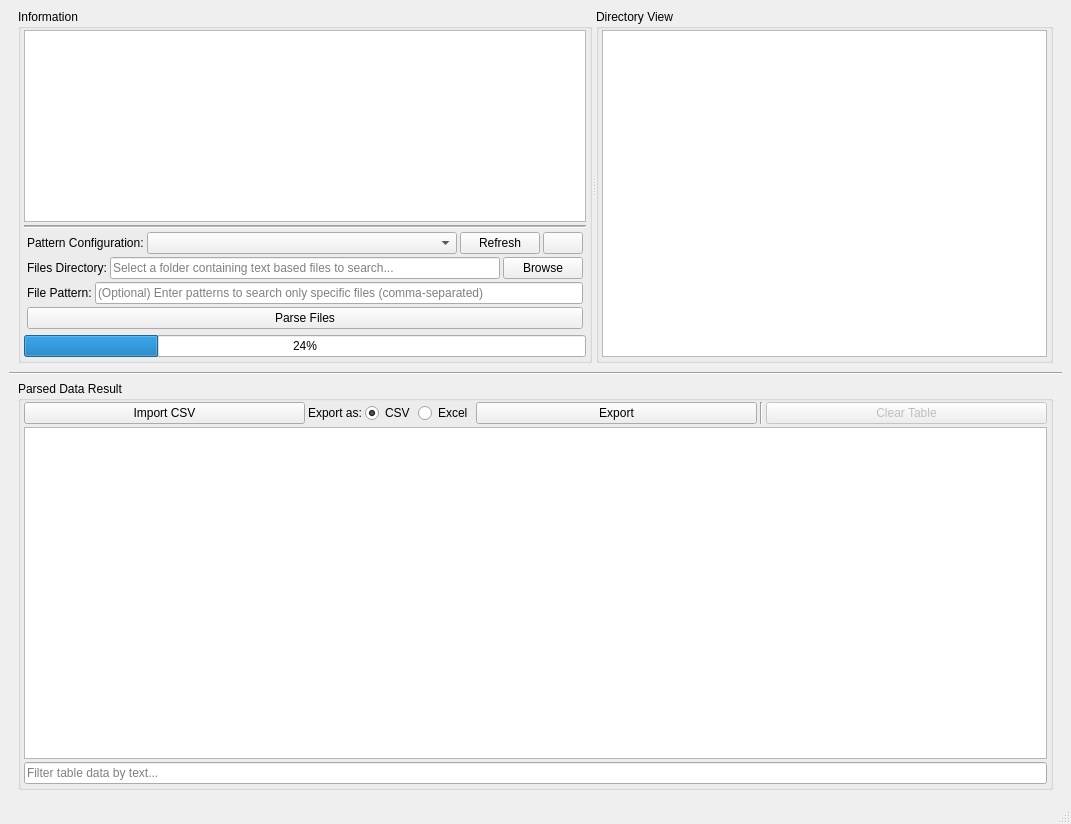
<?xml version="1.0" encoding="UTF-8"?>
<ui version="4.0">
 <class>MainWindow</class>
 <widget class="QMainWindow" name="MainWindow">
  <property name="geometry">
   <rect>
    <x>0</x>
    <y>0</y>
    <width>1071</width>
    <height>824</height>
   </rect>
  </property>
  <property name="windowTitle">
   <string>Lobster Log Reporter</string>
  </property>
  <property name="windowIcon">
   <iconset resource="../../qrc/LobsterLogReporter.qrc">
    <normaloff>:/media/icon/app-icon.ico</normaloff>:/media/icon/app-icon.ico</iconset>
  </property>
  <property name="iconSize">
   <size>
    <width>64</width>
    <height>64</height>
   </size>
  </property>
  <widget class="QWidget" name="centralwidget">
   <layout class="QVBoxLayout" name="verticalLayout">
    <item>
     <widget class="QWidget" name="widgetTop" native="true">
      <layout class="QVBoxLayout" name="verticalLayout_11">
       <property name="topMargin">
        <number>0</number>
       </property>
       <property name="bottomMargin">
        <number>3</number>
       </property>
       <item>
        <widget class="QSplitter" name="splitterTop">
         <property name="minimumSize">
          <size>
           <width>0</width>
           <height>300</height>
          </size>
         </property>
         <property name="orientation">
          <enum>Qt::Orientation::Horizontal</enum>
         </property>
         <widget class="QGroupBox" name="verticalGroupBox_information">
          <property name="title">
           <string>Information</string>
          </property>
          <property name="flat">
           <bool>false</bool>
          </property>
          <layout class="QVBoxLayout" name="verticalLeftLogView">
           <property name="spacing">
            <number>3</number>
           </property>
           <property name="leftMargin">
            <number>3</number>
           </property>
           <property name="topMargin">
            <number>1</number>
           </property>
           <property name="rightMargin">
            <number>3</number>
           </property>
           <property name="bottomMargin">
            <number>3</number>
           </property>
           <item>
            <widget class="QTextEdit" name="text_edit_program_output">
             <property name="minimumSize">
              <size>
               <width>0</width>
               <height>0</height>
              </size>
             </property>
             <property name="lineWrapMode">
              <enum>QTextEdit::LineWrapMode::NoWrap</enum>
             </property>
            </widget>
           </item>
           <item>
            <widget class="Line" name="line_separator">
             <property name="windowModality">
              <enum>Qt::WindowModality::NonModal</enum>
             </property>
             <property name="frameShadow">
              <enum>QFrame::Shadow::Sunken</enum>
             </property>
             <property name="lineWidth">
              <number>1</number>
             </property>
             <property name="midLineWidth">
              <number>1</number>
             </property>
             <property name="orientation">
              <enum>Qt::Orientation::Horizontal</enum>
             </property>
            </widget>
           </item>
           <item>
            <widget class="QWidget" name="widget_configuration" native="true">
             <property name="maximumSize">
              <size>
               <width>16777215</width>
               <height>16777215</height>
              </size>
             </property>
             <layout class="QVBoxLayout" name="verticalLayout_3">
              <property name="spacing">
               <number>3</number>
              </property>
              <property name="leftMargin">
               <number>3</number>
              </property>
              <property name="topMargin">
               <number>1</number>
              </property>
              <property name="rightMargin">
               <number>3</number>
              </property>
              <property name="bottomMargin">
               <number>3</number>
              </property>
              <item>
               <layout class="QHBoxLayout" name="horizontalLayout_2">
                <item>
                 <widget class="QLabel" name="label_pattern_configuration">
                  <property name="sizePolicy">
                   <sizepolicy hsizetype="Preferred" vsizetype="Preferred">
                    <horstretch>0</horstretch>
                    <verstretch>0</verstretch>
                   </sizepolicy>
                  </property>
                  <property name="text">
                   <string>Pattern Configuration:</string>
                  </property>
                 </widget>
                </item>
                <item>
                 <widget class="QComboBox" name="combobox_configuration">
                  <property name="sizePolicy">
                   <sizepolicy hsizetype="Expanding" vsizetype="Fixed">
                    <horstretch>0</horstretch>
                    <verstretch>0</verstretch>
                   </sizepolicy>
                  </property>
                 </widget>
                </item>
                <item>
                 <widget class="QPushButton" name="button_refresh_configuration">
                  <property name="toolTip">
                   <string>Refresh the üatterns if new files were added to the patterns folder.</string>
                  </property>
                  <property name="text">
                   <string>Refresh</string>
                  </property>
                  <property name="icon">
                   <iconset theme="QIcon::ThemeIcon::ViewRefresh"/>
                  </property>
                 </widget>
                </item>
                <item>
                 <widget class="QPushButton" name="button_pattern_configuration_info">
                  <property name="toolTip">
                   <string>Show relevant info about the selected pattern configuration.</string>
                  </property>
                  <property name="text">
                   <string/>
                  </property>
                  <property name="icon">
                   <iconset theme="QIcon::ThemeIcon::HelpAbout"/>
                  </property>
                 </widget>
                </item>
               </layout>
              </item>
              <item>
               <layout class="QHBoxLayout" name="horizontalLayout_3">
                <item>
                 <widget class="QLabel" name="label_files_directory">
                  <property name="text">
                   <string>Files Directory:</string>
                  </property>
                 </widget>
                </item>
                <item>
                 <widget class="QLineEdit" name="input_browse_folder">
                  <property name="placeholderText">
                   <string>Select a folder containing text based files to search...</string>
                  </property>
                 </widget>
                </item>
                <item>
                 <widget class="QPushButton" name="button_browse_folder">
                  <property name="toolTip">
                   <string>Browse folder directory.</string>
                  </property>
                  <property name="text">
                   <string>Browse</string>
                  </property>
                 </widget>
                </item>
               </layout>
              </item>
              <item>
               <layout class="QHBoxLayout" name="horizontalLayout_04">
                <item>
                 <widget class="QLabel" name="label_file_pattern">
                  <property name="sizePolicy">
                   <sizepolicy hsizetype="Minimum" vsizetype="Preferred">
                    <horstretch>0</horstretch>
                    <verstretch>0</verstretch>
                   </sizepolicy>
                  </property>
                  <property name="minimumSize">
                   <size>
                    <width>0</width>
                    <height>0</height>
                   </size>
                  </property>
                  <property name="text">
                   <string>File Pattern:</string>
                  </property>
                 </widget>
                </item>
                <item>
                 <widget class="QLineEdit" name="input_file_pattern">
                  <property name="minimumSize">
                   <size>
                    <width>0</width>
                    <height>0</height>
                   </size>
                  </property>
                  <property name="placeholderText">
                   <string>(Optional) Enter patterns to search only specific files (comma-separated)</string>
                  </property>
                  <property name="clearButtonEnabled">
                   <bool>true</bool>
                  </property>
                 </widget>
                </item>
               </layout>
              </item>
              <item>
               <widget class="QPushButton" name="button_parse_files">
                <property name="toolTip">
                 <string>Parse and search the found files in the folder and display it's results into the table below.</string>
                </property>
                <property name="text">
                 <string>Parse Files</string>
                </property>
               </widget>
              </item>
             </layout>
            </widget>
           </item>
           <item>
            <widget class="QProgressBar" name="progressbar">
             <property name="value">
              <number>24</number>
             </property>
            </widget>
           </item>
          </layout>
         </widget>
         <widget class="QGroupBox" name="verticalGroupBox_directory_view">
          <property name="title">
           <string>Directory View</string>
          </property>
          <layout class="QVBoxLayout" name="verticalRightTreeView">
           <property name="spacing">
            <number>3</number>
           </property>
           <property name="leftMargin">
            <number>3</number>
           </property>
           <property name="topMargin">
            <number>1</number>
           </property>
           <property name="rightMargin">
            <number>3</number>
           </property>
           <property name="bottomMargin">
            <number>3</number>
           </property>
           <item>
            <widget class="QTreeView" name="treeview_directory_view"/>
           </item>
          </layout>
         </widget>
        </widget>
       </item>
      </layout>
     </widget>
    </item>
    <item>
     <widget class="Line" name="line">
      <property name="orientation">
       <enum>Qt::Orientation::Horizontal</enum>
      </property>
     </widget>
    </item>
    <item>
     <widget class="QWidget" name="widgetBottom" native="true">
      <layout class="QVBoxLayout" name="verticalLayout_4">
       <property name="topMargin">
        <number>0</number>
       </property>
       <property name="bottomMargin">
        <number>3</number>
       </property>
       <item>
        <widget class="QGroupBox" name="groupBox_parsed_data_result">
         <property name="title">
          <string>Parsed Data Result</string>
         </property>
         <layout class="QVBoxLayout" name="verticalLayout_2">
          <property name="spacing">
           <number>3</number>
          </property>
          <property name="sizeConstraint">
           <enum>QLayout::SizeConstraint::SetDefaultConstraint</enum>
          </property>
          <property name="leftMargin">
           <number>3</number>
          </property>
          <property name="topMargin">
           <number>1</number>
          </property>
          <property name="rightMargin">
           <number>3</number>
          </property>
          <property name="bottomMargin">
           <number>3</number>
          </property>
          <item>
           <layout class="QHBoxLayout" name="horizontalLayout_4">
            <item>
             <widget class="QPushButton" name="button_import_csv">
              <property name="toolTip">
               <string>Import a CSV file into the table.</string>
              </property>
              <property name="text">
               <string>Import CSV</string>
              </property>
              <property name="icon">
               <iconset theme="QIcon::ThemeIcon::InsertLink"/>
              </property>
             </widget>
            </item>
            <item>
             <widget class="QLabel" name="label_export_as">
              <property name="sizePolicy">
               <sizepolicy hsizetype="Maximum" vsizetype="Preferred">
                <horstretch>0</horstretch>
                <verstretch>0</verstretch>
               </sizepolicy>
              </property>
              <property name="text">
               <string>Export as:</string>
              </property>
             </widget>
            </item>
            <item>
             <widget class="QRadioButton" name="radiobutton_csv">
              <property name="sizePolicy">
               <sizepolicy hsizetype="Maximum" vsizetype="Fixed">
                <horstretch>0</horstretch>
                <verstretch>0</verstretch>
               </sizepolicy>
              </property>
              <property name="text">
               <string>CSV</string>
              </property>
              <property name="checked">
               <bool>true</bool>
              </property>
             </widget>
            </item>
            <item>
             <widget class="QRadioButton" name="radiobutton_excel">
              <property name="sizePolicy">
               <sizepolicy hsizetype="Maximum" vsizetype="Fixed">
                <horstretch>0</horstretch>
                <verstretch>0</verstretch>
               </sizepolicy>
              </property>
              <property name="text">
               <string>Excel</string>
              </property>
             </widget>
            </item>
            <item>
             <widget class="QPushButton" name="button_export">
              <property name="toolTip">
               <string>Export the table data.</string>
              </property>
              <property name="text">
               <string>Export</string>
              </property>
             </widget>
            </item>
            <item>
             <widget class="Line" name="line_separator_vertical">
              <property name="orientation">
               <enum>Qt::Orientation::Vertical</enum>
              </property>
             </widget>
            </item>
            <item>
             <widget class="QPushButton" name="button_clear_table">
              <property name="enabled">
               <bool>false</bool>
              </property>
              <property name="toolTip">
               <string>Clear table results.</string>
              </property>
              <property name="text">
               <string>Clear Table</string>
              </property>
             </widget>
            </item>
           </layout>
          </item>
          <item>
           <widget class="QTableView" name="table_view_result">
            <property name="showGrid">
             <bool>true</bool>
            </property>
            <property name="gridStyle">
             <enum>Qt::PenStyle::SolidLine</enum>
            </property>
            <property name="sortingEnabled">
             <bool>true</bool>
            </property>
           </widget>
          </item>
          <item>
           <widget class="QLineEdit" name="input_filter_table">
            <property name="toolTip">
             <string>Filter table data.</string>
            </property>
            <property name="placeholderText">
             <string>Filter table data by text...</string>
            </property>
           </widget>
          </item>
         </layout>
        </widget>
       </item>
      </layout>
     </widget>
    </item>
   </layout>
  </widget>
  <widget class="QMenuBar" name="menubar">
   <property name="geometry">
    <rect>
     <x>0</x>
     <y>0</y>
     <width>1071</width>
     <height>33</height>
    </rect>
   </property>
  </widget>
  <widget class="QStatusBar" name="statusbar"/>
 </widget>
 <resources>
  <include location="../../qrc/LobsterLogReporter.qrc"/>
 </resources>
 <connections/>
</ui>
